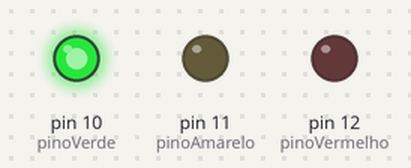
Bench run of a sketch on a simulated Arduino Uno, built with avr-gcc and run on an emulated ATmega328P. Parts: output pins drawn as LEDs (lit = HIGH).

Above: at 1.5 s.
At 3.5 s:
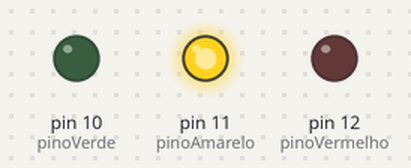
At 5.5 s:
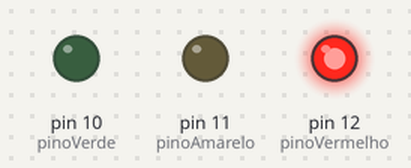
Timing chart, 0 to 9.1 s (numbered marks = the images above):
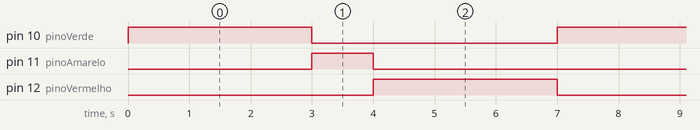

Measured:
- by itself, pin 10 (pinoVerde), pin 12 (pinoVermelho): alternates HIGH for 3.0 s and LOW for 4.0 s
- by itself, pin 11 (pinoAmarelo): alternates HIGH for 1.0 s and LOW for 6.0 s
- by itself, everything shown: repeats every 7.0 s, in 4 steps

The sketch:

traffic_light.ino
```cpp
// Damos nomes aos pinos para o código ficar mais fácil de ler
int pinoVerde = 10;
int pinoAmarelo = 11;
int pinoVermelho = 12;

void setup() {
  // Configuramos os três pinos como SAÍDA de energia
  pinMode(pinoVerde, OUTPUT);
  pinMode(pinoAmarelo, OUTPUT);
  pinMode(pinoVermelho, OUTPUT);
}

void loop() {
  // 1. Sinal Verde ABERTO
  digitalWrite(pinoVerde, HIGH);   // Liga o Verde
  delay(3000);                     // Espera 3 segundos
  digitalWrite(pinoVerde, LOW);    // Desliga o Verde

  // 2. Sinal Amarelo ATENÇÃO
  digitalWrite(pinoAmarelo, HIGH); // Liga o Amarelo
  delay(1000);                     // Espera 1 segundo
  digitalWrite(pinoAmarelo, LOW);  // Desliga o Amarelo

  // 3. Sinal Vermelho FECHADO
  digitalWrite(pinoVermelho, HIGH); // Liga o Vermelho
  delay(3000);                      // Espera 3 segundos
  digitalWrite(pinoVermelho, LOW);  // Desliga o Vermelho

  // O loop acaba e volta ao início (acendendo o Verde novamente)
}
```
